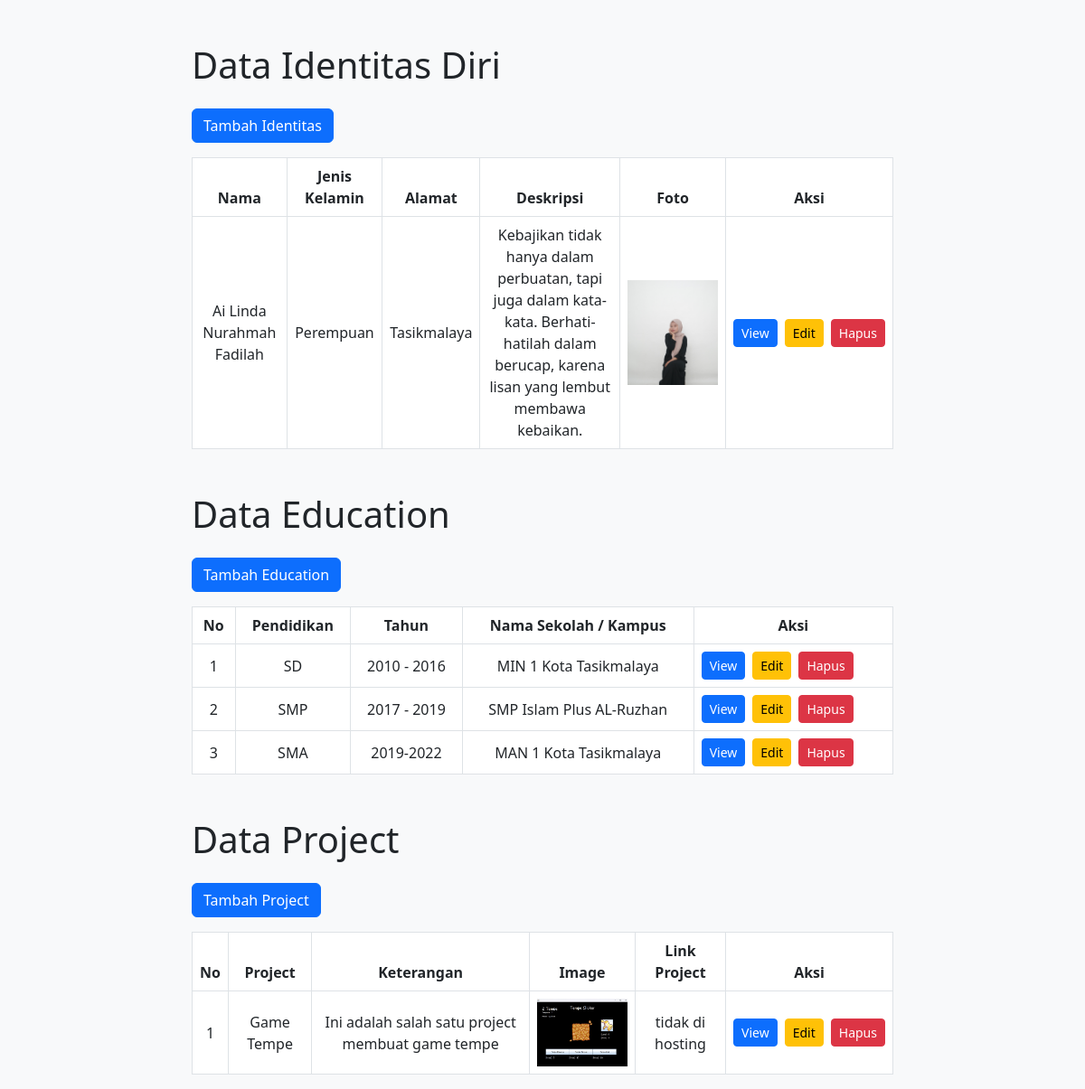
Screenshot of /backend/index.php with the database file from the repository.
### tables this page shows
CREATE TABLE `users` (
  `id` int(11) NOT NULL,
  `nama` varchar(255) NOT NULL,
  `jenis_kelamin` enum('Laki-laki','Perempuan') NOT NULL,
  `alamat` text NOT NULL,
  `deskripsi` text DEFAULT NULL,
  `foto` varchar(255) DEFAULT NULL
);

CREATE TABLE `education` (
  `id` int(11) NOT NULL,
  `no` int(11) NOT NULL,
  `pendidikan` varchar(255) NOT NULL,
  `tahun` varchar(255) NOT NULL,
  `nama_sekolah` varchar(255) NOT NULL
);

CREATE TABLE `project` (
  `id` int(11) NOT NULL,
  `no` int(11) NOT NULL,
  `nama_project` varchar(255) NOT NULL,
  `keterangan` varchar(255) NOT NULL,
  `image` varchar(255) NOT NULL,
  `link_project` varchar(255) NOT NULL
);

### backend/index.php (the view, shortened to what this page needs)
<?php
include 'database.php';
$sql = "SELECT * FROM users";
$result = $conn->query($sql);
$sql1 = "SELECT * FROM education";
$result1 = $conn->query($sql1);
$sql2 = "SELECT * FROM project";
$result2 = $conn->query($sql2);
?>
<!DOCTYPE html>
<html lang="id">
<head>
    <link href="https://cdn.jsdelivr.net/npm/bootstrap@5.3.0-alpha1/dist/css/bootstrap.min.css"
        rel="stylesheet">
    <link rel="stylesheet" href="style.css">
</head>
<body>
    <div class="container mt-5">
        <h1 class="mb-4">Data Identitas Diri</h1>
        <a href="create.php" class="btn btn-primary mb-3">Tambah Identitas</a>
        <table class="table table-bordered">
            <thead>
                <tr>
                    <th>Nama</th>
                    <th>Jenis Kelamin</th>
                    <th>Alamat</th>
                    <th>Deskripsi</th>
                    <th>Foto</th>
                    <th>Aksi</th>
                </tr>
            </thead>
            <tbody>
                <?php while ($row = $result->fetch_assoc()): ?>
                    <tr>
                        <td><?= $row['nama'] ?></td>
                        <td><?= $row['jenis_kelamin'] ?></td>
                        <td><?= $row['alamat'] ?></td>
                        <td><?= $row['deskripsi'] ?></td>
                        <td>
                            <img src="assets/images/<?= $row['foto'] ?>" alt="Foto" width="100">
                        </td>
                        <td>
                            <div class="d-flex gap-2">
                                <a href="view.php?id=<?= $row['id'] ?>" class="btn btn-primary btn-sm">View</a>
                                <a href="edit.php?id=<?= $row['id'] ?>" class="btn btn-warning btn-sm">Edit</a>
                                <a href="delete.php?id=<?= $row['id'] ?>" class="btn btn-danger btn-sm">Hapus</a>
                            </div>
                        </td>
                    </tr>
                <?php endwhile; ?>
            </tbody>
        </table>
    </div>
    <div class="container mt-5">
        <h1 class="mb-4">Data Education</h1>
        <a href="create_edu.php" class="btn btn-primary mb-3">Tambah Education</a>
        <table class="table table-bordered">
            <thead>
                <tr>
                    <th>No</th>
                    <th>Pendidikan</th>
                    <th>Tahun</th>
                    <th>Nama Sekolah / Kampus</th>
                    <th>Aksi</th>
                </tr>
            </thead>
            <tbody>
                <?php while ($row = $result1->fetch_assoc()): ?>
                    <tr>
                        <td><?= $row['no'] ?></td>
                        <td><?= $row['pendidikan'] ?></td>
                        <td><?= $row['tahun'] ?></td>
                        <td><?= $row['nama_sekolah'] ?></td>
                        <td>
                            <div class="d-flex gap-2">
                                <a href="view.php?id=<?= $row['id'] ?>" class="btn btn-primary btn-sm">View</a>
                                <a href="edit_edu.php?id=<?= $row['id'] ?>" class="btn btn-warning btn-sm">Edit</a>
                                <a href="delete_edu.php?id=<?= $row['id'] ?>" class="btn btn-danger btn-sm">Hapus</a>
                            </div>
                        </td>
                    </tr>
                <?php endwhile; ?>
            </tbody>
        </table>
    </div>
    <div class="container mt-5">
        <h1 class="mb-4">Data Project</h1>
        <a href="create_pro.php" class="btn btn-primary mb-3">Tambah Project</a>
        <table class="table table-bordered">
            <thead>
                <tr>
                    <th>No</th>
                    <th>Project</th>
                    <th>Keterangan</th>
                    <th>Image</th>
                    <th>Link Project</th>
                    <th>Aksi</th>
                </tr>
            </thead>
            <tbody>
                <?php while ($row = $result2->fetch_assoc()): ?>
                    <tr>
                        <td><?= $row['no'] ?></td>
                        <td><?= $row['nama_project'] ?></td>
                        <td><?= $row['keterangan'] ?></td>
                        <td>
                            <img src="assets/images/<?= $row['image'] ?>" alt="image" width="100">
                        </td>
                        <td><?= $row['link_project'] ?></td>
                        <td>
                            <div class="d-flex gap-2">
                                <a href="view.php" class="btn btn-primary btn-sm">View</a>
                                <a href="edit_pro.php?id=<?= $row['id'] ?>" class="btn btn-warning btn-sm">Edit</a>
                                <a href="delete_pro.php?id=<?= $row['id'] ?>" class="btn btn-danger btn-sm">Hapus</a>
                            </div>
                        </td>
                    </tr>
                <?php endwhile; ?>
            </tbody>
        </table>
    </div>
</body>
</html>

### backend/style.css (style rules this page uses)
body { background-color: #f8f9fa; }
.container { max-width: 800px; }
table { background-color: #fff; }
table img { max-width: 100px; object-fit: cover; }
.d-flex { display: flex; }
.gap-2 { gap: 0.5rem; }
.table td { vertical-align: middle; }
.table th, .table td { text-align: center; }

### rows the page displays
users: nama "Ai Linda Nurahmah Fadilah", jenis_kelamin "Perempuan", alamat "Tasikmalaya", deskripsi "Kebajikan tidak hanya dalam perbuatan, tapi juga dalam kata-kata. Berhati-hatilah dalam berucap, karena lisan yang lembut membawa kebaikan.", foto (picture)
education: no "1", pendidikan "SD", tahun "2010 - 2016", nama_sekolah "MIN 1 Kota Tasikmalaya"
education: no "2", pendidikan "SMP", tahun "2017 - 2019", nama_sekolah "SMP Islam Plus AL-Ruzhan"
education: no "3", pendidikan "SMA", tahun "2019-2022", nama_sekolah "MAN 1 Kota Tasikmalaya"
project: no "1", nama_project "Game Tempe", keterangan "Ini adalah salah satu project membuat game tempe", image (picture), link_project "tidak di hosting"
